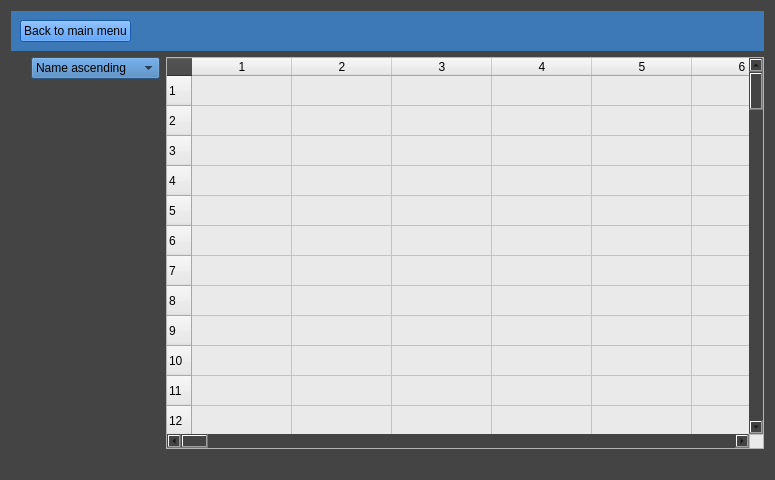
<?xml version="1.0" encoding="UTF-8"?>
<ui version="4.0">
 <class>Form</class>
 <widget class="QWidget" name="Form">
  <property name="geometry">
   <rect>
    <x>0</x>
    <y>0</y>
    <width>775</width>
    <height>480</height>
   </rect>
  </property>
  <property name="windowTitle">
   <string>Form</string>
  </property>
  <property name="styleSheet">
   <string notr="true">font: 9pt &quot;Microsoft YaHei UI&quot;;
background-color: rgb(68, 68, 68);</string>
  </property>
  <layout class="QVBoxLayout" name="verticalLayout">
   <item>
    <widget class="QWidget" name="widget" native="true">
     <property name="styleSheet">
      <string notr="true">background-color: rgb(60, 121, 182);</string>
     </property>
     <layout class="QHBoxLayout" name="horizontalLayout_2">
      <item>
       <widget class="QPushButton" name="pushButton">
        <property name="styleSheet">
         <string notr="true">background-color: rgb(28, 122, 244);</string>
        </property>
        <property name="text">
         <string>Back to main menu</string>
        </property>
       </widget>
      </item>
      <item>
       <spacer name="horizontalSpacer">
        <property name="orientation">
         <enum>Qt::Horizontal</enum>
        </property>
        <property name="sizeHint" stdset="0">
         <size>
          <width>40</width>
          <height>20</height>
         </size>
        </property>
       </spacer>
      </item>
     </layout>
    </widget>
   </item>
   <item>
    <layout class="QHBoxLayout" name="horizontalLayout">
     <item>
      <spacer name="verticalSpacer">
       <property name="orientation">
        <enum>Qt::Vertical</enum>
       </property>
       <property name="sizeType">
        <enum>QSizePolicy::Expanding</enum>
       </property>
       <property name="sizeHint" stdset="0">
        <size>
         <width>20</width>
         <height>40</height>
        </size>
       </property>
      </spacer>
     </item>
     <item>
      <layout class="QVBoxLayout" name="verticalLayout_2">
       <item>
        <widget class="QComboBox" name="comboBox">
         <property name="sizePolicy">
          <sizepolicy hsizetype="Fixed" vsizetype="Fixed">
           <horstretch>0</horstretch>
           <verstretch>0</verstretch>
          </sizepolicy>
         </property>
         <property name="styleSheet">
          <string notr="true">background-color: rgb(60, 121, 182);</string>
         </property>
         <property name="currentText">
          <string>Name ascending </string>
         </property>
         <item>
          <property name="text">
           <string>Name ascending </string>
          </property>
         </item>
         <item>
          <property name="text">
           <string>Name descending</string>
          </property>
         </item>
         <item>
          <property name="text">
           <string>Date of expiry</string>
          </property>
         </item>
        </widget>
       </item>
       <item>
        <spacer name="verticalSpacer_2">
         <property name="orientation">
          <enum>Qt::Vertical</enum>
         </property>
         <property name="sizeHint" stdset="0">
          <size>
           <width>20</width>
           <height>40</height>
          </size>
         </property>
        </spacer>
       </item>
       <item>
        <spacer name="horizontalSpacer_2">
         <property name="orientation">
          <enum>Qt::Horizontal</enum>
         </property>
         <property name="sizeType">
          <enum>QSizePolicy::Ignored</enum>
         </property>
         <property name="sizeHint" stdset="0">
          <size>
           <width>40</width>
           <height>20</height>
          </size>
         </property>
        </spacer>
       </item>
      </layout>
     </item>
     <item>
      <layout class="QVBoxLayout" name="verticalLayout_3">
       <item>
        <widget class="QTableWidget" name="tableWidget">
         <property name="styleSheet">
          <string notr="true">background-color: rgb(234, 234, 234);</string>
         </property>
         <property name="rowCount">
          <number>100</number>
         </property>
         <property name="columnCount">
          <number>100</number>
         </property>
         <row/>
         <row/>
         <row/>
         <row/>
         <row/>
         <row/>
         <row/>
         <row/>
         <row/>
         <row/>
         <row/>
         <row/>
         <row/>
         <row/>
         <row/>
         <row/>
         <row/>
         <row/>
         <row/>
         <row/>
         <row/>
         <row/>
         <row/>
         <row/>
         <row/>
         <row/>
         <row/>
         <row/>
         <row/>
         <row/>
         <row/>
         <row/>
         <row/>
         <row/>
         <row/>
         <row/>
         <row/>
         <row/>
         <row/>
         <row/>
         <row/>
         <row/>
         <row/>
         <row/>
         <row/>
         <row/>
         <row/>
         <row/>
         <row/>
         <row/>
         <row/>
         <row/>
         <row/>
         <row/>
         <row/>
         <row/>
         <row/>
         <row/>
         <row/>
         <row/>
         <row/>
         <row/>
         <row/>
         <row/>
         <row/>
         <row/>
         <row/>
         <row/>
         <row/>
         <row/>
         <row/>
         <row/>
         <row/>
         <row/>
         <row/>
         <row/>
         <row/>
         <row/>
         <row/>
         <row/>
         <row/>
         <row/>
         <row/>
         <row/>
         <row/>
         <row/>
         <row/>
         <row/>
         <row/>
         <row/>
         <row/>
         <row/>
         <row/>
         <row/>
         <row/>
         <row/>
         <row/>
         <row/>
         <row/>
         <row/>
         <column/>
         <column/>
         <column/>
         <column/>
         <column/>
         <column/>
         <column/>
         <column/>
         <column/>
         <column/>
         <column/>
         <column/>
         <column/>
         <column/>
         <column/>
         <column/>
         <column/>
         <column/>
         <column/>
         <column/>
         <column/>
         <column/>
         <column/>
         <column/>
         <column/>
         <column/>
         <column/>
         <column/>
         <column/>
         <column/>
         <column/>
         <column/>
         <column/>
         <column/>
         <column/>
         <column/>
         <column/>
         <column/>
         <column/>
         <column/>
         <column/>
         <column/>
         <column/>
         <column/>
         <column/>
         <column/>
         <column/>
         <column/>
         <column/>
         <column/>
         <column/>
         <column/>
         <column/>
         <column/>
         <column/>
         <column/>
         <column/>
         <column/>
         <column/>
         <column/>
         <column/>
         <column/>
         <column/>
         <column/>
         <column/>
         <column/>
         <column/>
         <column/>
         <column/>
         <column/>
         <column/>
         <column/>
         <column/>
         <column/>
         <column/>
         <column/>
         <column/>
         <column/>
         <column/>
         <column/>
         <column/>
         <column/>
         <column/>
         <column/>
         <column/>
         <column/>
         <column/>
         <column/>
         <column/>
         <column/>
         <column/>
         <column/>
         <column/>
         <column/>
         <column/>
         <column/>
         <column/>
         <column/>
         <column/>
         <column/>
        </widget>
       </item>
       <item>
        <spacer name="horizontalSpacer_3">
         <property name="orientation">
          <enum>Qt::Horizontal</enum>
         </property>
         <property name="sizeHint" stdset="0">
          <size>
           <width>40</width>
           <height>20</height>
          </size>
         </property>
        </spacer>
       </item>
      </layout>
     </item>
    </layout>
   </item>
  </layout>
 </widget>
 <resources/>
 <connections/>
</ui>
